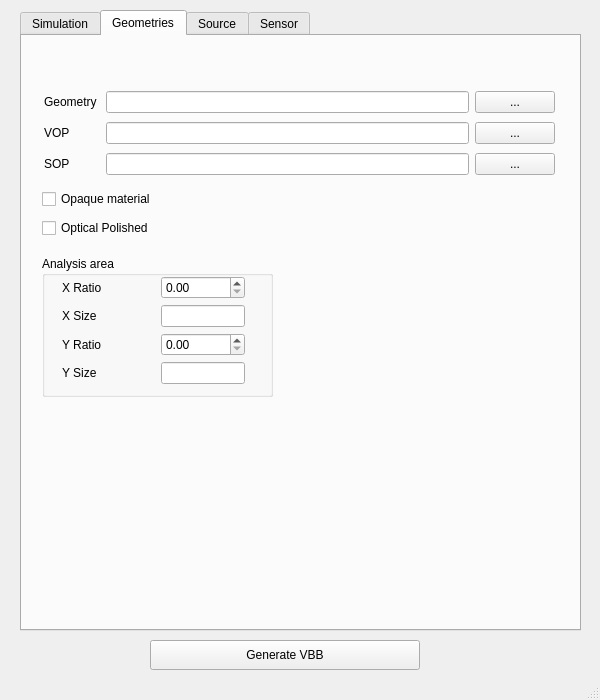
<?xml version="1.0" encoding="UTF-8"?>
<ui version="4.0">
 <class>MainWindow</class>
 <widget class="QMainWindow" name="MainWindow">
  <property name="geometry">
   <rect>
    <x>0</x>
    <y>0</y>
    <width>600</width>
    <height>700</height>
   </rect>
  </property>
  <property name="minimumSize">
   <size>
    <width>600</width>
    <height>700</height>
   </size>
  </property>
  <property name="maximumSize">
   <size>
    <width>600</width>
    <height>700</height>
   </size>
  </property>
  <property name="windowTitle">
   <string>MainWindow</string>
  </property>
  <widget class="QWidget" name="centralwidget">
   <widget class="QTabWidget" name="stackedSensorWidget">
    <property name="geometry">
     <rect>
      <x>20</x>
      <y>10</y>
      <width>561</width>
      <height>621</height>
     </rect>
    </property>
    <property name="currentIndex">
     <number>1</number>
    </property>
    <widget class="QWidget" name="Simulation">
     <attribute name="title">
      <string>Simulation</string>
     </attribute>
     <widget class="QGroupBox" name="wavelengthGb">
      <property name="geometry">
       <rect>
        <x>20</x>
        <y>320</y>
        <width>90</width>
        <height>185</height>
       </rect>
      </property>
      <property name="title">
       <string>Wavelength</string>
      </property>
      <layout class="QVBoxLayout" name="verticalLayout_3">
       <item>
        <widget class="QLabel" name="label">
         <property name="text">
          <string>Start</string>
         </property>
        </widget>
       </item>
       <item>
        <widget class="QSpinBox" name="wavelengthStart">
         <property name="minimum">
          <number>350</number>
         </property>
         <property name="maximum">
          <number>800</number>
         </property>
         <property name="singleStep">
          <number>10</number>
         </property>
         <property name="value">
          <number>400</number>
         </property>
        </widget>
       </item>
       <item>
        <widget class="QLabel" name="label_2">
         <property name="text">
          <string>End</string>
         </property>
        </widget>
       </item>
       <item>
        <widget class="QSpinBox" name="wavelengthEnd">
         <property name="minimum">
          <number>350</number>
         </property>
         <property name="maximum">
          <number>800</number>
         </property>
         <property name="singleStep">
          <number>10</number>
         </property>
         <property name="value">
          <number>700</number>
         </property>
        </widget>
       </item>
       <item>
        <widget class="QLabel" name="label_3">
         <property name="text">
          <string>Sampling</string>
         </property>
        </widget>
       </item>
       <item>
        <widget class="QSpinBox" name="wavelengthSampling">
         <property name="minimum">
          <number>5</number>
         </property>
         <property name="maximum">
          <number>1000</number>
         </property>
         <property name="value">
          <number>13</number>
         </property>
        </widget>
       </item>
      </layout>
     </widget>
     <widget class="QGroupBox" name="rayNumberGb">
      <property name="geometry">
       <rect>
        <x>150</x>
        <y>385</y>
        <width>291</width>
        <height>120</height>
       </rect>
      </property>
      <property name="title">
       <string>Ray number</string>
      </property>
      <property name="checkable">
       <bool>false</bool>
      </property>
      <widget class="QLabel" name="label_4">
       <property name="geometry">
        <rect>
         <x>10</x>
         <y>80</y>
         <width>231</width>
         <height>16</height>
        </rect>
       </property>
       <property name="text">
        <string>(Per analysis configuration)</string>
       </property>
      </widget>
      <widget class="QWidget" name="layoutWidget">
       <property name="geometry">
        <rect>
         <x>10</x>
         <y>40</y>
         <width>177</width>
         <height>28</height>
        </rect>
       </property>
       <layout class="QHBoxLayout" name="horizontalLayout">
        <item>
         <widget class="QSpinBox" name="spinBox_4"/>
        </item>
        <item>
         <widget class="QComboBox" name="comboBox">
          <property name="currentIndex">
           <number>0</number>
          </property>
          <property name="placeholderText">
           <string>Rays</string>
          </property>
          <item>
           <property name="text">
            <string>Megarays</string>
           </property>
          </item>
          <item>
           <property name="text">
            <string>Gigarays</string>
           </property>
          </item>
         </widget>
        </item>
       </layout>
      </widget>
     </widget>
     <widget class="QLineEdit" name="resultTypeLe">
      <property name="geometry">
       <rect>
        <x>150</x>
        <y>320</y>
        <width>351</width>
        <height>21</height>
       </rect>
      </property>
      <property name="readOnly">
       <bool>true</bool>
      </property>
     </widget>
     <widget class="QWidget" name="layoutWidget">
      <property name="geometry">
       <rect>
        <x>10</x>
        <y>20</y>
        <width>491</width>
        <height>291</height>
       </rect>
      </property>
      <layout class="QVBoxLayout" name="verticalLayout_6">
       <item>
        <widget class="QGroupBox" name="formatDesc">
         <property name="title">
          <string>Format Description</string>
         </property>
         <widget class="QWidget" name="layoutWidget">
          <property name="geometry">
           <rect>
            <x>20</x>
            <y>30</y>
            <width>253</width>
            <height>56</height>
           </rect>
          </property>
          <layout class="QVBoxLayout" name="verticalLayout">
           <item>
            <widget class="QRadioButton" name="allProperty">
             <property name="text">
              <string>BSDF depends on all properties</string>
             </property>
             <property name="checked">
              <bool>true</bool>
             </property>
            </widget>
           </item>
           <item>
            <widget class="QRadioButton" name="roughnessOnly">
             <property name="text">
              <string>BSDF depends on surface roughness only</string>
             </property>
             <property name="checked">
              <bool>false</bool>
             </property>
            </widget>
           </item>
          </layout>
         </widget>
        </widget>
       </item>
       <item>
        <widget class="QGroupBox" name="colorDefi">
         <property name="title">
          <string/>
         </property>
         <widget class="QWidget" name="layoutWidget">
          <property name="geometry">
           <rect>
            <x>20</x>
            <y>20</y>
            <width>281</width>
            <height>61</height>
           </rect>
          </property>
          <layout class="QVBoxLayout" name="verticalLayout_2">
           <item>
            <widget class="QRadioButton" name="colorViewDirectionRb">
             <property name="text">
              <string>Color depends on viewing direction</string>
             </property>
            </widget>
           </item>
           <item>
            <widget class="QRadioButton" name="colorNoViewDirectionRb">
             <property name="text">
              <string>Color does not depends on viewing direction</string>
             </property>
             <property name="checked">
              <bool>true</bool>
             </property>
            </widget>
           </item>
          </layout>
         </widget>
        </widget>
       </item>
       <item>
        <widget class="QGroupBox" name="sourceSetGb">
         <property name="title">
          <string/>
         </property>
         <widget class="QWidget" name="layoutWidget">
          <property name="geometry">
           <rect>
            <x>20</x>
            <y>10</y>
            <width>231</width>
            <height>61</height>
           </rect>
          </property>
          <layout class="QVBoxLayout" name="verticalLayout_5">
           <property name="sizeConstraint">
            <enum>QLayout::SizeConstraint::SetDefaultConstraint</enum>
           </property>
           <item>
            <widget class="QCheckBox" name="anisotropicCheck">
             <property name="text">
              <string>Anisotropic</string>
             </property>
            </widget>
           </item>
           <item>
            <widget class="QCheckBox" name="bsdfBothSideCheck">
             <property name="text">
              <string>BSDF depends on light incident side</string>
             </property>
            </widget>
           </item>
          </layout>
         </widget>
        </widget>
       </item>
      </layout>
     </widget>
     <widget class="QWidget" name="layoutWidget">
      <property name="geometry">
       <rect>
        <x>30</x>
        <y>510</y>
        <width>373</width>
        <height>80</height>
       </rect>
      </property>
      <layout class="QGridLayout" name="gridLayout_2">
       <item row="1" column="3">
        <widget class="QLineEdit" name="RPCPortLe">
         <property name="text">
          <string>50098</string>
         </property>
        </widget>
       </item>
       <item row="1" column="0" colspan="3">
        <widget class="QLabel" name="label_17">
         <property name="text">
          <string>Speos RPC Port</string>
         </property>
        </widget>
       </item>
       <item row="0" column="3">
        <widget class="QLineEdit" name="speosVersionLe">
         <property name="sizePolicy">
          <sizepolicy hsizetype="Expanding" vsizetype="Fixed">
           <horstretch>0</horstretch>
           <verstretch>0</verstretch>
          </sizepolicy>
         </property>
         <property name="text">
          <string>252</string>
         </property>
        </widget>
       </item>
       <item row="0" column="4" colspan="2">
        <widget class="QLabel" name="label_18">
         <property name="text">
          <string>e.g. Speos 25R2 = 252</string>
         </property>
        </widget>
       </item>
       <item row="0" column="0" colspan="2">
        <widget class="QLabel" name="label_16">
         <property name="text">
          <string>Speos Version</string>
         </property>
        </widget>
       </item>
       <item row="1" column="4" colspan="2">
        <widget class="QCheckBox" name="ifLocalhostLe">
         <property name="text">
          <string>LocalHost</string>
         </property>
         <property name="checked">
          <bool>true</bool>
         </property>
        </widget>
       </item>
      </layout>
     </widget>
    </widget>
    <widget class="QWidget" name="Geometries">
     <attribute name="title">
      <string>Geometries</string>
     </attribute>
     <widget class="QGroupBox" name="groupBox_5">
      <property name="geometry">
       <rect>
        <x>20</x>
        <y>220</y>
        <width>231</width>
        <height>141</height>
       </rect>
      </property>
      <property name="title">
       <string>Analysis area</string>
      </property>
      <widget class="QWidget" name="layoutWidget">
       <property name="geometry">
        <rect>
         <x>20</x>
         <y>20</y>
         <width>183</width>
         <height>108</height>
        </rect>
       </property>
       <layout class="QFormLayout" name="formLayout">
        <item row="0" column="0">
         <widget class="QLabel" name="label_7">
          <property name="text">
           <string>X Ratio                </string>
          </property>
         </widget>
        </item>
        <item row="0" column="1">
         <widget class="QDoubleSpinBox" name="doubleSpinBox">
          <property name="maximum">
           <double>1.000000000000000</double>
          </property>
          <property name="singleStep">
           <double>0.100000000000000</double>
          </property>
         </widget>
        </item>
        <item row="1" column="0">
         <widget class="QLabel" name="label_9">
          <property name="text">
           <string>X Size</string>
          </property>
         </widget>
        </item>
        <item row="1" column="1">
         <widget class="QLineEdit" name="lineEdit_3">
          <property name="readOnly">
           <bool>true</bool>
          </property>
         </widget>
        </item>
        <item row="2" column="0">
         <widget class="QLabel" name="label_8">
          <property name="text">
           <string>Y Ratio</string>
          </property>
         </widget>
        </item>
        <item row="2" column="1">
         <widget class="QDoubleSpinBox" name="doubleSpinBox_2">
          <property name="maximum">
           <double>1.000000000000000</double>
          </property>
          <property name="singleStep">
           <double>0.100000000000000</double>
          </property>
         </widget>
        </item>
        <item row="3" column="0">
         <widget class="QLabel" name="label_10">
          <property name="text">
           <string>Y Size</string>
          </property>
         </widget>
        </item>
        <item row="3" column="1">
         <widget class="QLineEdit" name="lineEdit_4">
          <property name="readOnly">
           <bool>true</bool>
          </property>
         </widget>
        </item>
       </layout>
      </widget>
     </widget>
     <widget class="QWidget" name="layoutWidget">
      <property name="geometry">
       <rect>
        <x>22</x>
        <y>52</y>
        <width>511</width>
        <height>92</height>
       </rect>
      </property>
      <layout class="QGridLayout" name="gridLayout">
       <item row="0" column="0">
        <widget class="QLabel" name="label_5">
         <property name="text">
          <string>Geometry</string>
         </property>
        </widget>
       </item>
       <item row="0" column="1">
        <widget class="QLineEdit" name="geoAddrLe"/>
       </item>
       <item row="0" column="2">
        <widget class="QPushButton" name="geoPb">
         <property name="text">
          <string>...</string>
         </property>
         <property name="iconSize">
          <size>
           <width>16</width>
           <height>16</height>
          </size>
         </property>
        </widget>
       </item>
       <item row="1" column="0">
        <widget class="QLabel" name="label_6">
         <property name="text">
          <string>VOP         </string>
         </property>
        </widget>
       </item>
       <item row="1" column="1">
        <widget class="QLineEdit" name="vopAddrLe">
         <property name="maxLength">
          <number>399998</number>
         </property>
        </widget>
       </item>
       <item row="1" column="2">
        <widget class="QPushButton" name="vopPb">
         <property name="text">
          <string>...</string>
         </property>
        </widget>
       </item>
       <item row="2" column="0">
        <widget class="QLabel" name="label_14">
         <property name="text">
          <string>SOP</string>
         </property>
        </widget>
       </item>
       <item row="2" column="1">
        <widget class="QLineEdit" name="sopAddrLe">
         <property name="text">
          <string/>
         </property>
         <property name="maxLength">
          <number>399998</number>
         </property>
        </widget>
       </item>
       <item row="2" column="2">
        <widget class="QPushButton" name="sopPb">
         <property name="text">
          <string>...</string>
         </property>
        </widget>
       </item>
      </layout>
     </widget>
     <widget class="QWidget" name="">
      <property name="geometry">
       <rect>
        <x>20</x>
        <y>150</y>
        <width>123</width>
        <height>56</height>
       </rect>
      </property>
      <layout class="QVBoxLayout" name="verticalLayout_4">
       <item>
        <widget class="QCheckBox" name="opaqueCb">
         <property name="text">
          <string>Opaque material</string>
         </property>
        </widget>
       </item>
       <item>
        <widget class="QCheckBox" name="polishedCb">
         <property name="text">
          <string>Optical Polished</string>
         </property>
        </widget>
       </item>
      </layout>
     </widget>
    </widget>
    <widget class="QWidget" name="tab_4">
     <attribute name="title">
      <string>Source</string>
     </attribute>
     <widget class="QLabel" name="label_11">
      <property name="geometry">
       <rect>
        <x>30</x>
        <y>20</y>
        <width>84</width>
        <height>26</height>
       </rect>
      </property>
      <property name="text">
       <string>Sampling Mode</string>
      </property>
     </widget>
     <widget class="QComboBox" name="samplingModeCombo">
      <property name="geometry">
       <rect>
        <x>260</x>
        <y>20</y>
        <width>148</width>
        <height>26</height>
       </rect>
      </property>
      <property name="currentText">
       <string>Uniform</string>
      </property>
      <item>
       <property name="text">
        <string>Uniform</string>
       </property>
      </item>
      <item>
       <property name="text">
        <string>Adaptive sampling</string>
       </property>
      </item>
     </widget>
     <widget class="QStackedWidget" name="stackedSourceWidget">
      <property name="enabled">
       <bool>true</bool>
      </property>
      <property name="geometry">
       <rect>
        <x>10</x>
        <y>80</y>
        <width>491</width>
        <height>441</height>
       </rect>
      </property>
      <property name="frameShape">
       <enum>QFrame::Shape::Box</enum>
      </property>
      <property name="currentIndex">
       <number>1</number>
      </property>
      <widget class="QWidget" name="page_3">
       <widget class="QGroupBox" name="sourceThetaBox">
        <property name="geometry">
         <rect>
          <x>50</x>
          <y>10</y>
          <width>400</width>
          <height>161</height>
         </rect>
        </property>
        <property name="title">
         <string>Theta</string>
        </property>
        <widget class="QWidget" name="layoutWidget_2">
         <property name="geometry">
          <rect>
           <x>10</x>
           <y>30</y>
           <width>190</width>
           <height>106</height>
          </rect>
         </property>
         <layout class="QFormLayout" name="formLayout_3">
          <item row="0" column="0">
           <widget class="QLabel" name="label_20">
            <property name="text">
             <string>start                           </string>
            </property>
           </widget>
          </item>
          <item row="0" column="1">
           <widget class="QLineEdit" name="thetaStartLe">
            <property name="enabled">
             <bool>true</bool>
            </property>
            <property name="text">
             <string>0</string>
            </property>
            <property name="readOnly">
             <bool>true</bool>
            </property>
            <property name="placeholderText">
             <string>0</string>
            </property>
           </widget>
          </item>
          <item row="1" column="0">
           <widget class="QLabel" name="label_21">
            <property name="text">
             <string>End</string>
            </property>
           </widget>
          </item>
          <item row="1" column="1">
           <widget class="QLineEdit" name="thetaEndLe">
            <property name="enabled">
             <bool>true</bool>
            </property>
            <property name="text">
             <string>90</string>
            </property>
            <property name="readOnly">
             <bool>true</bool>
            </property>
            <property name="placeholderText">
             <string>90</string>
            </property>
           </widget>
          </item>
          <item row="2" column="0">
           <widget class="QLabel" name="label_22">
            <property name="text">
             <string>Sampling</string>
            </property>
           </widget>
          </item>
          <item row="2" column="1">
           <widget class="QSpinBox" name="thetaSampleSb">
            <property name="minimum">
             <number>2</number>
            </property>
            <property name="singleStep">
             <number>1</number>
            </property>
            <property name="value">
             <number>9</number>
            </property>
           </widget>
          </item>
          <item row="3" column="0">
           <widget class="QLabel" name="label_23">
            <property name="text">
             <string>step</string>
            </property>
           </widget>
          </item>
          <item row="3" column="1">
           <widget class="QLineEdit" name="thetaStepLe">
            <property name="enabled">
             <bool>true</bool>
            </property>
            <property name="readOnly">
             <bool>true</bool>
            </property>
            <property name="placeholderText">
             <string/>
            </property>
           </widget>
          </item>
         </layout>
        </widget>
       </widget>
       <widget class="QGroupBox" name="sourcePhiBox">
        <property name="geometry">
         <rect>
          <x>50</x>
          <y>170</y>
          <width>400</width>
          <height>251</height>
         </rect>
        </property>
        <property name="title">
         <string>phi</string>
        </property>
        <widget class="QWidget" name="layoutWidget_3">
         <property name="geometry">
          <rect>
           <x>10</x>
           <y>30</y>
           <width>190</width>
           <height>106</height>
          </rect>
         </property>
         <layout class="QFormLayout" name="formLayout_4">
          <item row="0" column="0">
           <widget class="QLabel" name="label_24">
            <property name="text">
             <string>start                           </string>
            </property>
           </widget>
          </item>
          <item row="0" column="1">
           <widget class="QLineEdit" name="phiStartLe">
            <property name="enabled">
             <bool>true</bool>
            </property>
            <property name="text">
             <string>0</string>
            </property>
            <property name="readOnly">
             <bool>true</bool>
            </property>
            <property name="placeholderText">
             <string>0</string>
            </property>
           </widget>
          </item>
          <item row="1" column="0">
           <widget class="QLabel" name="label_25">
            <property name="text">
             <string>End</string>
            </property>
           </widget>
          </item>
          <item row="1" column="1">
           <widget class="QLineEdit" name="phiEndLe">
            <property name="enabled">
             <bool>true</bool>
            </property>
            <property name="text">
             <string>360</string>
            </property>
            <property name="readOnly">
             <bool>true</bool>
            </property>
            <property name="placeholderText">
             <string>360</string>
            </property>
           </widget>
          </item>
          <item row="2" column="0">
           <widget class="QLabel" name="label_26">
            <property name="text">
             <string>Sampling</string>
            </property>
           </widget>
          </item>
          <item row="2" column="1">
           <widget class="QSpinBox" name="phiSampleSb">
            <property name="minimum">
             <number>2</number>
            </property>
            <property name="singleStep">
             <number>1</number>
            </property>
            <property name="value">
             <number>36</number>
            </property>
           </widget>
          </item>
          <item row="3" column="0">
           <widget class="QLabel" name="label_27">
            <property name="text">
             <string>step</string>
            </property>
           </widget>
          </item>
          <item row="3" column="1">
           <widget class="QLineEdit" name="phiStepLe">
            <property name="enabled">
             <bool>true</bool>
            </property>
            <property name="readOnly">
             <bool>true</bool>
            </property>
           </widget>
          </item>
         </layout>
        </widget>
        <widget class="QRadioButton" name="noSymmetryRb">
         <property name="geometry">
          <rect>
           <x>10</x>
           <y>150</y>
           <width>98</width>
           <height>24</height>
          </rect>
         </property>
         <property name="text">
          <string>No symmetry</string>
         </property>
         <property name="checked">
          <bool>true</bool>
         </property>
        </widget>
        <widget class="QRadioButton" name="symmetryXYRb">
         <property name="geometry">
          <rect>
           <x>10</x>
           <y>210</y>
           <width>311</width>
           <height>24</height>
          </rect>
         </property>
         <property name="text">
          <string>Symmetry to planes 0-180 90-270</string>
         </property>
        </widget>
        <widget class="QRadioButton" name="symmetryXRb">
         <property name="geometry">
          <rect>
           <x>10</x>
           <y>180</y>
           <width>261</width>
           <height>24</height>
          </rect>
         </property>
         <property name="text">
          <string>Symmetry to plane 0-180</string>
         </property>
        </widget>
       </widget>
      </widget>
      <widget class="QWidget" name="Adaptive_sampling">
       <widget class="QGroupBox" name="groupBox_6">
        <property name="geometry">
         <rect>
          <x>50</x>
          <y>20</y>
          <width>400</width>
          <height>261</height>
         </rect>
        </property>
        <property name="title">
         <string>Adaptive Sampling</string>
        </property>
        <property name="flat">
         <bool>false</bool>
        </property>
        <property name="checkable">
         <bool>false</bool>
        </property>
        <widget class="QWidget" name="layoutWidget">
         <property name="geometry">
          <rect>
           <x>11</x>
           <y>41</y>
           <width>381</width>
           <height>28</height>
          </rect>
         </property>
         <layout class="QHBoxLayout" name="horizontalLayout_4">
          <item>
           <widget class="QLabel" name="label_15">
            <property name="text">
             <string>File</string>
            </property>
           </widget>
          </item>
          <item>
           <widget class="QLineEdit" name="sourceSampleAddrLe"/>
          </item>
          <item>
           <widget class="QPushButton" name="sourceSamplePb">
            <property name="text">
             <string>...</string>
            </property>
            <property name="iconSize">
             <size>
              <width>16</width>
              <height>16</height>
             </size>
            </property>
           </widget>
          </item>
         </layout>
        </widget>
       </widget>
      </widget>
     </widget>
    </widget>
    <widget class="QWidget" name="Sensor">
     <attribute name="title">
      <string>Sensor</string>
     </attribute>
     <widget class="QLabel" name="label_12">
      <property name="geometry">
       <rect>
        <x>40</x>
        <y>20</y>
        <width>101</width>
        <height>26</height>
       </rect>
      </property>
      <property name="text">
       <string>Sensor Type</string>
      </property>
     </widget>
     <widget class="QLabel" name="label_13">
      <property name="geometry">
       <rect>
        <x>40</x>
        <y>50</y>
        <width>111</width>
        <height>26</height>
       </rect>
      </property>
      <property name="text">
       <string>Integration angle</string>
      </property>
     </widget>
     <widget class="QComboBox" name="sensorTypeCombo">
      <property name="geometry">
       <rect>
        <x>260</x>
        <y>20</y>
        <width>191</width>
        <height>26</height>
       </rect>
      </property>
      <property name="currentIndex">
       <number>0</number>
      </property>
      <item>
       <property name="text">
        <string>Reflection and Transmission</string>
       </property>
      </item>
      <item>
       <property name="text">
        <string>Reflection only</string>
       </property>
      </item>
     </widget>
     <widget class="QDoubleSpinBox" name="doubleSpinBox_3">
      <property name="geometry">
       <rect>
        <x>260</x>
        <y>50</y>
        <width>84</width>
        <height>23</height>
       </rect>
      </property>
      <property name="minimum">
       <double>0.200000000000000</double>
      </property>
      <property name="maximum">
       <double>10.000000000000000</double>
      </property>
      <property name="singleStep">
       <double>0.200000000000000</double>
      </property>
      <property name="value">
       <double>2.000000000000000</double>
      </property>
     </widget>
     <widget class="QStackedWidget" name="sensorSamplingWidget">
      <property name="geometry">
       <rect>
        <x>30</x>
        <y>160</y>
        <width>471</width>
        <height>331</height>
       </rect>
      </property>
      <property name="currentIndex">
       <number>1</number>
      </property>
      <widget class="QWidget" name="page_4">
       <widget class="QGroupBox" name="groupBox_11">
        <property name="geometry">
         <rect>
          <x>20</x>
          <y>10</y>
          <width>400</width>
          <height>161</height>
         </rect>
        </property>
        <property name="title">
         <string>Theta</string>
        </property>
        <widget class="QWidget" name="layoutWidget_5">
         <property name="geometry">
          <rect>
           <x>10</x>
           <y>30</y>
           <width>190</width>
           <height>106</height>
          </rect>
         </property>
         <layout class="QFormLayout" name="formLayout_5">
          <item row="0" column="0">
           <widget class="QLabel" name="label_29">
            <property name="text">
             <string>start                           </string>
            </property>
           </widget>
          </item>
          <item row="0" column="1">
           <widget class="QLineEdit" name="sensorThetaStartLe">
            <property name="enabled">
             <bool>true</bool>
            </property>
            <property name="text">
             <string>0</string>
            </property>
            <property name="readOnly">
             <bool>true</bool>
            </property>
            <property name="placeholderText">
             <string>0</string>
            </property>
           </widget>
          </item>
          <item row="1" column="0">
           <widget class="QLabel" name="label_30">
            <property name="text">
             <string>End</string>
            </property>
           </widget>
          </item>
          <item row="1" column="1">
           <widget class="QLineEdit" name="sensorThetaEndLe">
            <property name="enabled">
             <bool>true</bool>
            </property>
            <property name="autoFillBackground">
             <bool>false</bool>
            </property>
            <property name="text">
             <string>180</string>
            </property>
            <property name="readOnly">
             <bool>true</bool>
            </property>
            <property name="placeholderText">
             <string/>
            </property>
           </widget>
          </item>
          <item row="2" column="0">
           <widget class="QLabel" name="label_31">
            <property name="text">
             <string>Sampling</string>
            </property>
           </widget>
          </item>
          <item row="2" column="1">
           <widget class="QSpinBox" name="sensorThetaSampleSb">
            <property name="minimum">
             <number>2</number>
            </property>
            <property name="singleStep">
             <number>1</number>
            </property>
            <property name="value">
             <number>11</number>
            </property>
           </widget>
          </item>
          <item row="3" column="0">
           <widget class="QLabel" name="label_32">
            <property name="text">
             <string>step</string>
            </property>
           </widget>
          </item>
          <item row="3" column="1">
           <widget class="QLineEdit" name="sensorThetaStepLe">
            <property name="enabled">
             <bool>true</bool>
            </property>
            <property name="readOnly">
             <bool>true</bool>
            </property>
           </widget>
          </item>
         </layout>
        </widget>
       </widget>
       <widget class="QGroupBox" name="groupBox_12">
        <property name="geometry">
         <rect>
          <x>20</x>
          <y>170</y>
          <width>400</width>
          <height>161</height>
         </rect>
        </property>
        <property name="title">
         <string>phi</string>
        </property>
        <widget class="QWidget" name="layoutWidget_6">
         <property name="geometry">
          <rect>
           <x>10</x>
           <y>30</y>
           <width>190</width>
           <height>106</height>
          </rect>
         </property>
         <layout class="QFormLayout" name="formLayout_6">
          <item row="0" column="0">
           <widget class="QLabel" name="label_33">
            <property name="text">
             <string>start                           </string>
            </property>
           </widget>
          </item>
          <item row="0" column="1">
           <widget class="QLineEdit" name="sensorPhiStartLe">
            <property name="enabled">
             <bool>true</bool>
            </property>
            <property name="text">
             <string>0</string>
            </property>
            <property name="readOnly">
             <bool>true</bool>
            </property>
            <property name="placeholderText">
             <string>0</string>
            </property>
           </widget>
          </item>
          <item row="1" column="0">
           <widget class="QLabel" name="label_34">
            <property name="text">
             <string>End</string>
            </property>
           </widget>
          </item>
          <item row="1" column="1">
           <widget class="QLineEdit" name="sensorPhiEndLe">
            <property name="enabled">
             <bool>true</bool>
            </property>
            <property name="text">
             <string>360</string>
            </property>
            <property name="readOnly">
             <bool>true</bool>
            </property>
            <property name="placeholderText">
             <string>360</string>
            </property>
           </widget>
          </item>
          <item row="2" column="0">
           <widget class="QLabel" name="label_35">
            <property name="text">
             <string>Sampling</string>
            </property>
           </widget>
          </item>
          <item row="2" column="1">
           <widget class="QSpinBox" name="sensorPhiSampleSb">
            <property name="minimum">
             <number>2</number>
            </property>
            <property name="singleStep">
             <number>5</number>
            </property>
            <property name="value">
             <number>36</number>
            </property>
           </widget>
          </item>
          <item row="3" column="0">
           <widget class="QLabel" name="label_36">
            <property name="text">
             <string>step</string>
            </property>
           </widget>
          </item>
          <item row="3" column="1">
           <widget class="QLineEdit" name="sensorPhiStepLe">
            <property name="enabled">
             <bool>true</bool>
            </property>
            <property name="readOnly">
             <bool>true</bool>
            </property>
           </widget>
          </item>
         </layout>
        </widget>
       </widget>
      </widget>
      <widget class="QWidget" name="page">
       <widget class="QGroupBox" name="groupBox_10">
        <property name="geometry">
         <rect>
          <x>30</x>
          <y>10</y>
          <width>400</width>
          <height>261</height>
         </rect>
        </property>
        <property name="title">
         <string>Adaptive Sampling</string>
        </property>
        <property name="flat">
         <bool>false</bool>
        </property>
        <property name="checkable">
         <bool>false</bool>
        </property>
        <widget class="QWidget" name="layoutWidget_4">
         <property name="geometry">
          <rect>
           <x>11</x>
           <y>41</y>
           <width>381</width>
           <height>28</height>
          </rect>
         </property>
         <layout class="QHBoxLayout" name="horizontalLayout_5">
          <item>
           <widget class="QLabel" name="label_28">
            <property name="text">
             <string>File</string>
            </property>
           </widget>
          </item>
          <item>
           <widget class="QLineEdit" name="sensorAddrLe"/>
          </item>
          <item>
           <widget class="QPushButton" name="sampleAddrPb">
            <property name="text">
             <string>...</string>
            </property>
            <property name="iconSize">
             <size>
              <width>16</width>
              <height>16</height>
             </size>
            </property>
           </widget>
          </item>
         </layout>
        </widget>
       </widget>
      </widget>
     </widget>
     <widget class="QRadioButton" name="sensorAutoRb">
      <property name="geometry">
       <rect>
        <x>40</x>
        <y>80</y>
        <width>181</width>
        <height>24</height>
       </rect>
      </property>
      <property name="text">
       <string>Automated Sampling</string>
      </property>
      <property name="checked">
       <bool>true</bool>
      </property>
     </widget>
     <widget class="QComboBox" name="sensorSamplingModeCb">
      <property name="geometry">
       <rect>
        <x>260</x>
        <y>110</y>
        <width>191</width>
        <height>26</height>
       </rect>
      </property>
      <item>
       <property name="text">
        <string>Uniform</string>
       </property>
      </item>
      <item>
       <property name="text">
        <string>Adaptive </string>
       </property>
      </item>
     </widget>
     <widget class="QLabel" name="samplingModeText">
      <property name="geometry">
       <rect>
        <x>40</x>
        <y>110</y>
        <width>101</width>
        <height>26</height>
       </rect>
      </property>
      <property name="text">
       <string>Sampling mode</string>
      </property>
     </widget>
    </widget>
   </widget>
   <widget class="QPushButton" name="runVBB">
    <property name="geometry">
     <rect>
      <x>150</x>
      <y>640</y>
      <width>270</width>
      <height>30</height>
     </rect>
    </property>
    <property name="text">
     <string>Generate VBB</string>
    </property>
   </widget>
  </widget>
  <widget class="QMenuBar" name="menubar">
   <property name="geometry">
    <rect>
     <x>0</x>
     <y>0</y>
     <width>600</width>
     <height>33</height>
    </rect>
   </property>
  </widget>
  <widget class="QStatusBar" name="statusbar"/>
 </widget>
 <resources/>
 <connections/>
</ui>
